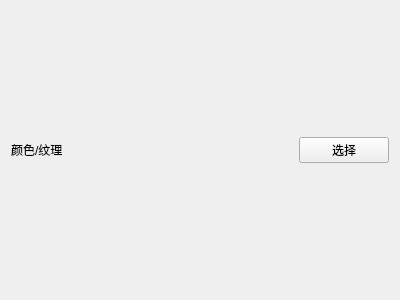
<?xml version="1.0" encoding="UTF-8"?>
<ui version="4.0">
 <class>DiffuseMaterialEdit</class>
 <widget class="QWidget" name="DiffuseMaterialEdit">
  <property name="geometry">
   <rect>
    <x>0</x>
    <y>0</y>
    <width>400</width>
    <height>300</height>
   </rect>
  </property>
  <property name="windowTitle">
   <string>Form</string>
  </property>
  <layout class="QGridLayout" name="gridLayout">
   <item row="0" column="0">
    <widget class="QLabel" name="label">
     <property name="text">
      <string>颜色/纹理</string>
     </property>
    </widget>
   </item>
   <item row="0" column="1">
    <widget class="QWidget" name="widget" native="true">
     <layout class="QGridLayout" name="gridLayout_2">
      <property name="leftMargin">
       <number>0</number>
      </property>
      <property name="topMargin">
       <number>0</number>
      </property>
      <property name="rightMargin">
       <number>0</number>
      </property>
      <property name="bottomMargin">
       <number>0</number>
      </property>
      <item row="0" column="1">
       <widget class="QPushButton" name="pushButton">
        <property name="text">
         <string>选择</string>
        </property>
       </widget>
      </item>
      <item row="0" column="0">
       <widget class="QWidget" name="widget_2" native="true">
        <property name="sizePolicy">
         <sizepolicy hsizetype="Preferred" vsizetype="Expanding">
          <horstretch>0</horstretch>
          <verstretch>0</verstretch>
         </sizepolicy>
        </property>
       </widget>
      </item>
     </layout>
    </widget>
   </item>
  </layout>
 </widget>
 <resources/>
 <connections/>
</ui>
